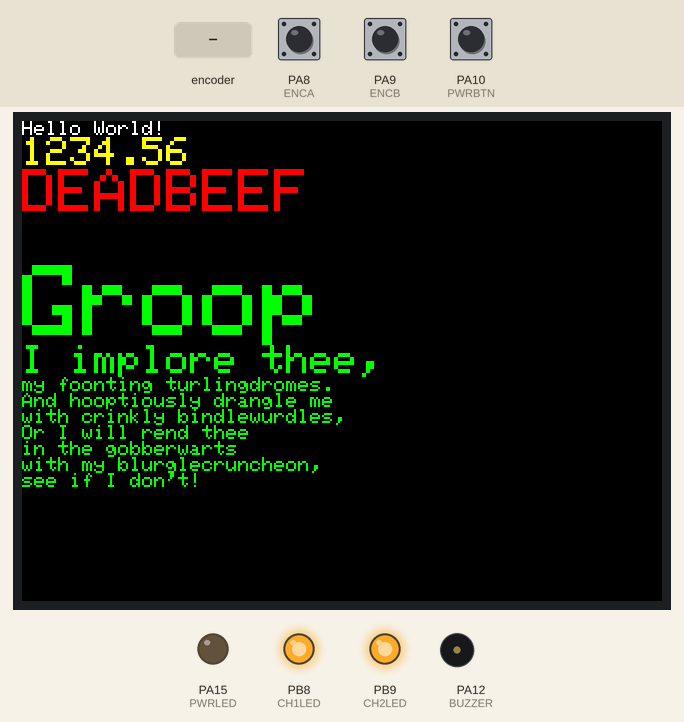
Recording of a sketch running on a simulated STM32 Blue Pill. Shown: 320×240 colour display, output pins drawn as LEDs (lit = HIGH), buzzer (waves = sounding, pin HIGH). Dashed ring = blinking. The inputs (shaded band) are chosen by the test bench; at power-on: PA10 (PWRBTN) HIGH, PA8 (ENCA) HIGH, PA9 (ENCB) HIGH. Pins used as bus, display or sensor lines are not drawn.

Above: at 3.5 s.
3.6 s: PA10 (PWRBTN) pulled LOW for 0.15 s
At 4.6 s:
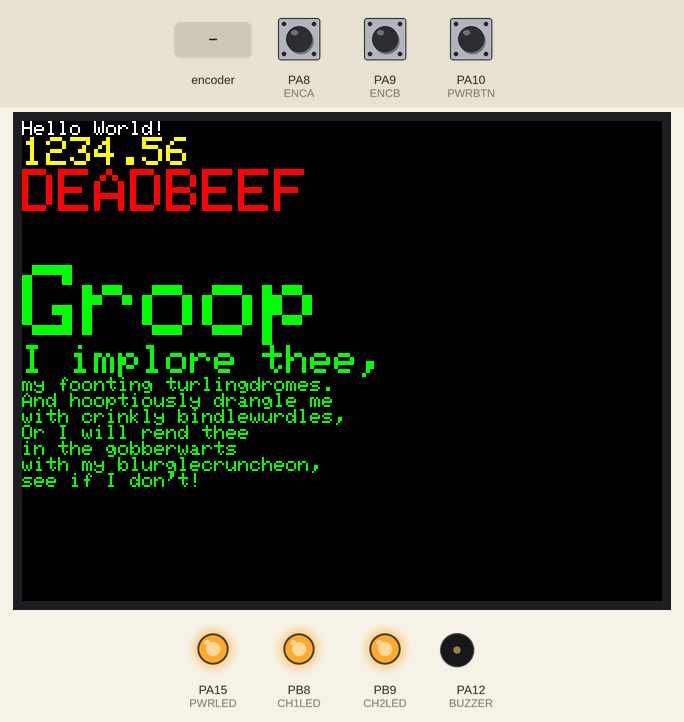
5.2 s: rotary encoder on PA8 (ENCA) / PA9 (ENCB) turned 3 steps (first pin leading)
At 5.62 s:
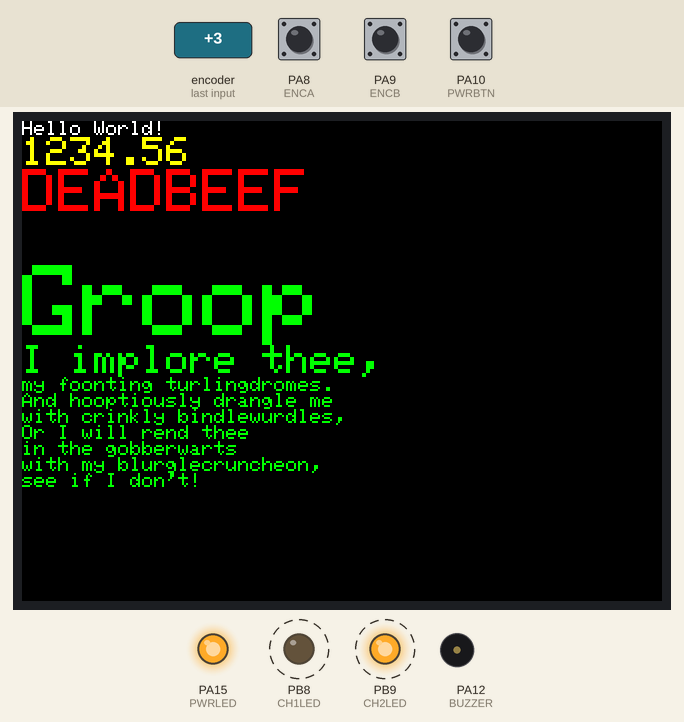
7.3 s: rotary encoder on PA8 (ENCA) / PA9 (ENCB) turned 2 steps (second pin leading)
At 8.3 s:
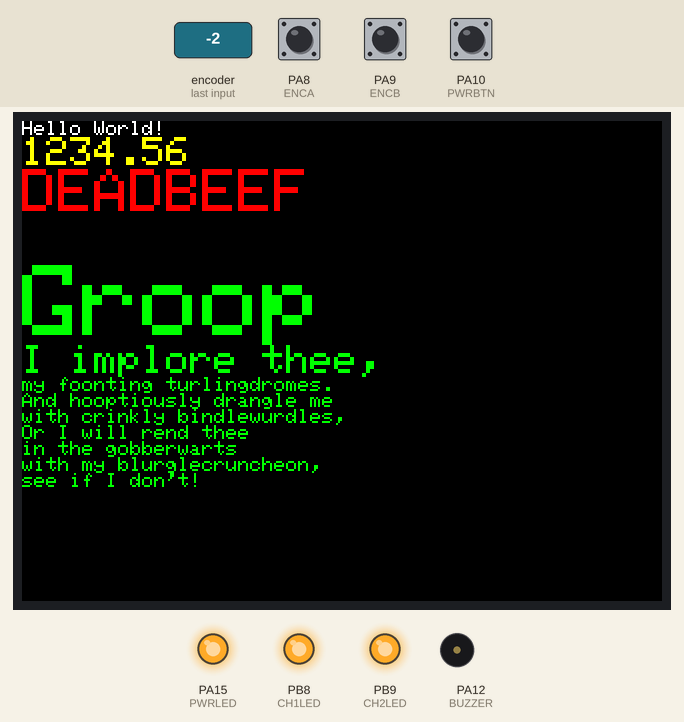
9.2 s: PA10 (PWRBTN) pulled LOW for 1 s
At 10.6 s:
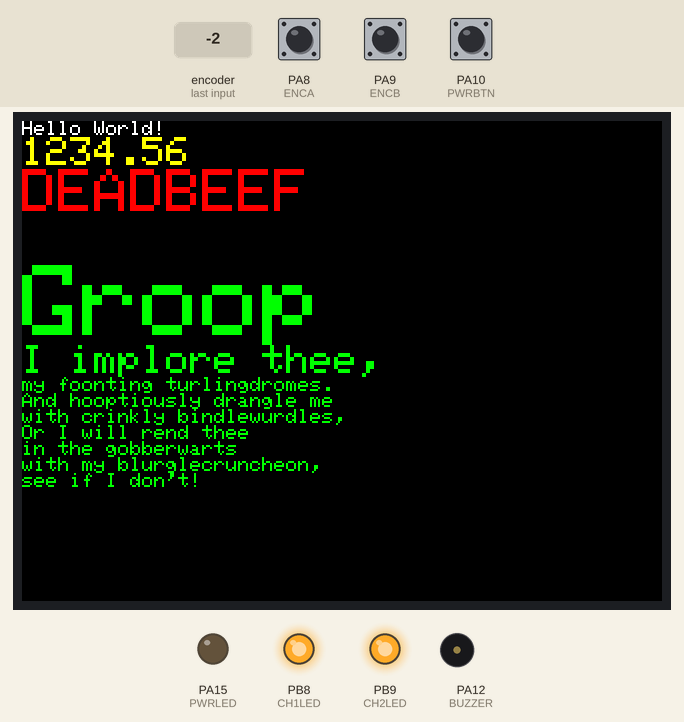
11.7 s: PA10 (PWRBTN) pulled LOW for 3.2 s
At 13.1 s:
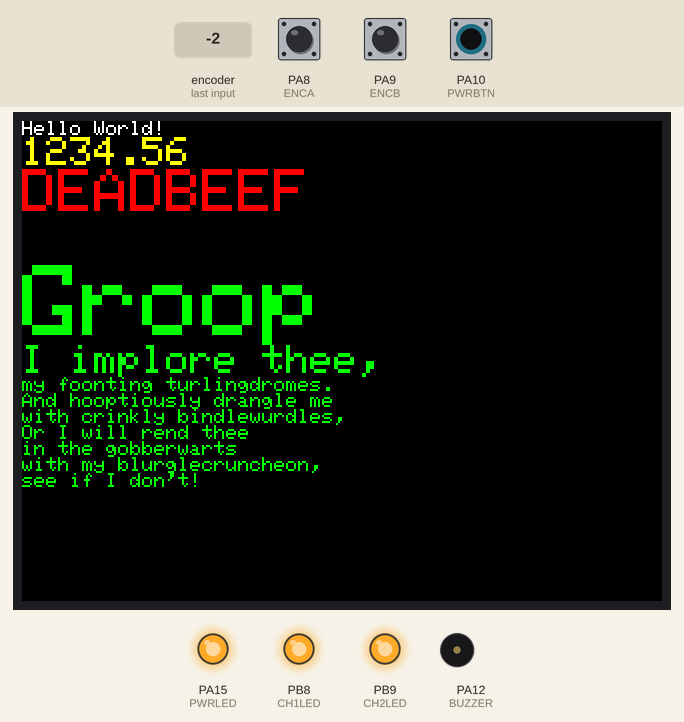
Timing chart, 0 to 14.7 s (numbered marks = the images above; inputs shaded):
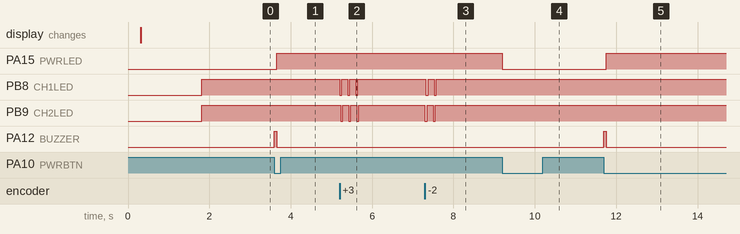

Measured:
- after the input at 3.6 s, PA15 (PWRLED): LOW → HIGH after 0.05 s; PA12 (BUZZER): LOW → HIGH at once, → LOW 0.05 s later
- after the input at 5.2 s, PB8 (CH1LED), PB9 (CH2LED): alternates HIGH for 0.15 s and LOW for 0.05 s, 6 changes in all, then stays HIGH, starting at once
- after the input at 7.3 s, PB8 (CH1LED), PB9 (CH2LED): alternates HIGH for 0.15 s and LOW for 0.05 s, 4 changes in all, then stays HIGH, starting at once
- after the input at 9.2 s, PA15 (PWRLED): HIGH → LOW at once
- after the input at 11.7 s, PA15 (PWRLED): LOW → HIGH after 0.05 s; PA12 (BUZZER): LOW → HIGH at once, → LOW 0.05 s later

The sketch:

fy6900-firmware-myown.ino
```cpp
#include "Adafruit_Keypad.h"
#include <HardwareSerial.h>

#define USER_SETUP_LOADED
#include "User_Setup.h"
#include "SPI.h"
#include "TFT_eSPI.h"

#include <Button.h>

#define BUZZER PA12
#define PWRLED PA15
#define CH1LED PB8
#define CH2LED PB9

#define PWRBTN PA10
#define ENCA PA8
#define ENCB PA9

#define LCD_BL PA11
#define LCD_RES PC13
#define LCD_SCL PA5
#define LCD_DC PB10
#define LCD_SDA PA7
#define LCD_CS PA4

#define UART_TX PA2
#define UART_RX PA3

#define VCO_IN PA0
#define FPGARDY PA1
#define SPI2_NSS PB12
#define SPI2_SCK PB13
#define SPI2_MISO PB14
#define SPI2_MOSI PB15

#define KEY_R1 PB0
#define KEY_R2 PB1
#define KEY_R3 PB2
#define KEY_R4 PB3

#define KEY_C1 PB4
#define KEY_C2 PB5
#define KEY_C3 PB6
#define KEY_C4 PB7

// F1 PB0 PB4
// F2 PB1 PB4
// F3 PB2 PB4
// F4 PB3 PB4

// F5 PB2 PB5
// MOD PB0 PB5
// SYS PB1 PB5
// WAVE PB3 PB5

// SWEEP PB0 PB6
// SYNC PB2 PB6
// MEAS PB3 PB6

// CH1 PB0 PB7
// CH2 PB1 PB7
// LEFT PB2 PB7
// RIGHT PB3 PB7

const byte ROWS = 4; // rows
const byte COLS = 4; // columns
char keys[ROWS][COLS] = {
    {'A', 'W', 'M', 'S'}, // BTN1 Wave Mod Sweep
    {'B', 'T', 'V', 'Y'}, // BTN2 Counter VCO System
    {'C', '1', 'K', '2'}, // BTN3 Ch1 OK Ch2
    {'D', 'E', '<', '>'}  // BTN4 BTN5 Left Right
};

byte rowPins[ROWS] = {KEY_R1, KEY_R2, KEY_R3, KEY_R4}; // connect to the row pinouts of the keypad
byte colPins[COLS] = {KEY_C1, KEY_C2, KEY_C3, KEY_C4}; // connect to the column pinouts of the keypad
Adafruit_Keypad keypad = Adafruit_Keypad(makeKeymap(keys), rowPins, colPins, ROWS, COLS);

Button pwrbtn(PWRBTN);
TFT_eSPI tft = TFT_eSPI();

HardwareSerial Serial2(UART_RX, UART_TX); // USB UART on the back

boolean powerState = false;

void setup()
{
  Serial2.begin(9600);

  pinMode(CH1LED, OUTPUT);
  pinMode(CH2LED, OUTPUT);
  pinMode(PWRLED, OUTPUT);
  pinMode(BUZZER, OUTPUT);

  pinMode(ENCA, INPUT_PULLUP);
  pinMode(ENCB, INPUT_PULLUP);

  pinMode(LCD_BL, OUTPUT);

  keypad.begin();
  pwrbtn.begin();

  tft.init();
  tft.setRotation(3);
  Serial2.println("LCD INIT");
  tft.fillScreen(TFT_BLACK);

  tft.fillScreen(TFT_BLACK);
  unsigned long start = micros();
  tft.setCursor(0, 0);
  tft.setTextColor(TFT_WHITE);
  tft.setTextSize(1);
  tft.println("Hello World!");
  tft.setTextColor(TFT_YELLOW);
  tft.setTextSize(2);
  tft.println(1234.56);
  tft.setTextColor(TFT_RED);
  tft.setTextSize(3);
  tft.println(0xDEADBEEF, HEX);
  tft.println();
  tft.setTextColor(TFT_GREEN);
  tft.setTextSize(5);
  tft.println("Groop");
  tft.setTextSize(2);
  tft.println("I implore thee,");
  // tft.setTextColor(TFT_GREEN,TFT_BLACK);
  tft.setTextSize(1);
  tft.println("my foonting turlingdromes.");
  tft.println("And hooptiously drangle me");
  tft.println("with crinkly bindlewurdles,");
  tft.println("Or I will rend thee");
  tft.println("in the gobberwarts");
  tft.println("with my blurglecruncheon,");
  tft.println("see if I don't!");

  delay(1500);

  digitalWrite(PWRLED, 0);
  digitalWrite(CH1LED, 1);
  digitalWrite(CH2LED, 1);

  delay(500);
  Serial2.println("GO");
}

long position = -999;
bool t = false;
void loop()
{

  if (pwrbtn.pressed())
  {
    powerState = !powerState;

    if (powerState)
    {
      Serial2.println("TURN ON");
      digitalWrite(BUZZER, 1);
      delay(50);
      digitalWrite(BUZZER, 0);
      digitalWrite(PWRLED, 1);
      digitalWrite(LCD_BL, 1);

      // tftPrintTest();
    }
    else
    {
      digitalWrite(PWRLED, 0);
      digitalWrite(LCD_BL, 0);
    }
  }

  if (powerState)
  {
    keypad.tick();

    while (keypad.available())
    {
      keypadEvent e = keypad.read();
      Serial2.print((char)e.bit.KEY);
      if (e.bit.EVENT == KEY_JUST_PRESSED)
        Serial2.println(" pressed");
      else if (e.bit.EVENT == KEY_JUST_RELEASED)
        Serial2.println(" released");
    }
    digitalWrite(CH1LED, digitalRead(ENCA));
    digitalWrite(CH2LED, digitalRead(ENCB));
  }
}
```
